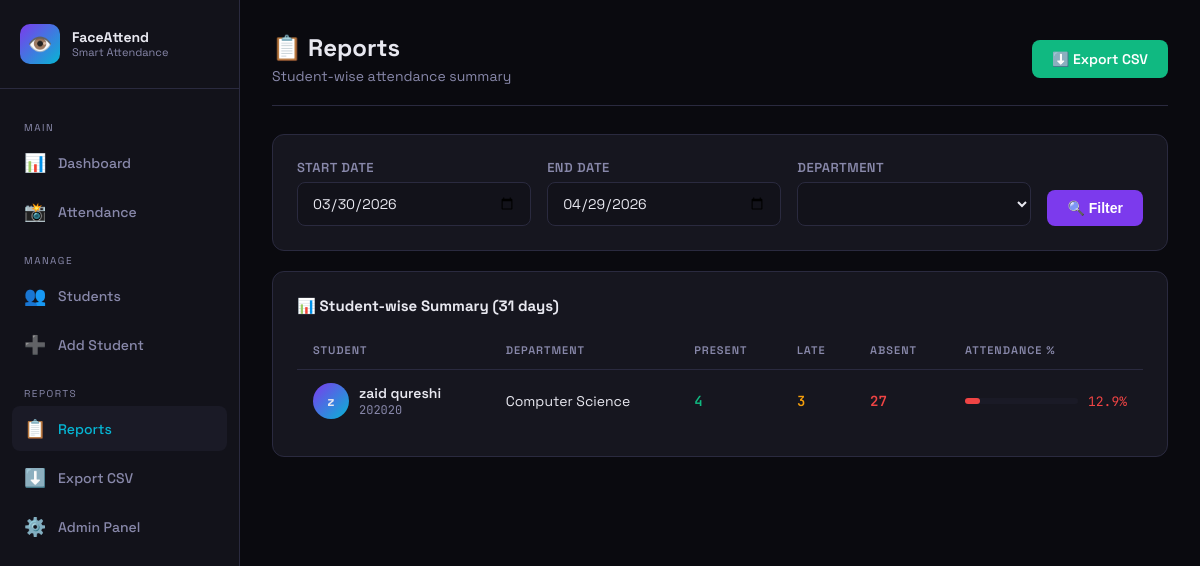
The page /reports/ on the database its author committed.
### attendance_app/models.py (models this page shows, shortened)
class Student(models.Model):
    student_id = models.CharField(max_length=20, unique=True, verbose_name="Student ID")
    name = models.CharField(max_length=100, verbose_name="Full Name")
    email = models.EmailField(blank=True, verbose_name="Email")
    department = models.CharField(max_length=100, blank=True, verbose_name="Department")
    phone = models.CharField(max_length=15, blank=True, verbose_name="Phone")
    photo = models.ImageField(upload_to='faces/', blank=True, null=True, verbose_name="Photo")
    face_encoding = models.TextField(blank=True, null=True)
    registered_at = models.DateTimeField(default=timezone.now)
    is_active = models.BooleanField(default=True)
    class Meta:
        ordering = ['name']
        verbose_name = "Student"
        verbose_name_plural = "Students"

### attendance_app/views.py (the view)
# urls.py: path('reports/', views.reports, name='reports'),
def reports(request):
    start_date = request.GET.get('start', str(date.today() - timedelta(days=30)))
    end_date = request.GET.get('end', str(date.today()))
    department = request.GET.get('department', '')
    try:
        start = datetime.strptime(start_date, '%Y-%m-%d').date()
        end = datetime.strptime(end_date, '%Y-%m-%d').date()
    except ValueError:
        start = date.today() - timedelta(days=30)
        end = date.today()
    records = AttendanceRecord.objects.filter(
        date__range=[start, end]
    ).select_related('student')
    if department:
        records = records.filter(student__department=department)
    students = Student.objects.filter(is_active=True)
    if department:
        students = students.filter(department=department)
    summary = []
    total_days = (end - start).days + 1
    for student in students:
        student_records = records.filter(student=student)
        present = student_records.filter(status__in=['present', 'late']).count()
        late = student_records.filter(status='late').count()
        percentage = round((present / total_days) * 100, 1) if total_days > 0 else 0
        summary.append({
            'student': student,
            'present': present,
            'late': late,
            'absent': total_days - present,
            'percentage': percentage,
        })
    departments = Student.objects.values_list('department', flat=True).distinct()
    context = {
        'summary': summary,
        'records': records.order_by('-date')[:50],
        'start_date': start_date,
        'end_date': end_date,
        'departments': departments,
        'selected_dept': department,
        'total_days': total_days,
    }
    return render(request, 'attendance_app/reports.html', context)

### attendance_app/templates/attendance_app/reports.html (shortened to what this page needs)
{% extends 'attendance_app/base.html' %}
{% block content %}
<div class="topbar">
  <div class="page-header" style="margin:0">
    <h1>📋 Reports</h1>
    <p>Student-wise attendance summary</p>
  </div>
  <a href="{% url 'export_csv' %}?start={{ start_date }}&end={{ end_date }}" class="btn btn-success">⬇️ Export CSV</a>
</div>
<div class="card" style="margin-bottom:20px;">
  <form method="get" style="display:flex;gap:16px;flex-wrap:wrap;align-items:flex-end;">
    <div class="form-group" style="margin:0;flex:1;min-width:140px;">
      <label>Start Date</label>
      <input type="date" name="start" value="{{ start_date }}">
    </div>
    <div class="form-group" style="margin:0;flex:1;min-width:140px;">
      <label>End Date</label>
      <input type="date" name="end" value="{{ end_date }}">
    </div>
    <div class="form-group" style="margin:0;flex:1;min-width:140px;">
      <label>Department</label>
      <select name="department">
        {% for d in departments %}
        <option value="{{ d }}" {% if d == selected_dept %}selected{% endif %}>{{ d }}</option>
        {% endfor %}
      </select>
    </div>
    <button type="submit" class="btn btn-primary">🔍 Filter</button>
  </form>
</div>
<div class="card">
  <h3 style="margin-bottom:16px;font-size:15px;">📊 Student-wise Summary ({{ total_days }} days)</h3>
  <div class="table-wrap">
    <table>
      <thead>
        <tr>
          <th>Student</th>
          <th>Department</th>
          <th>Present</th>
          <th>Late</th>
          <th>Absent</th>
          <th>Attendance %</th>
        </tr>
      </thead>
      <tbody>
        {% for item in summary %}
        <tr>
          <td>
            <div class="student-info">
              <div class="avatar">{{ item.student.name|first }}</div>
              <div>
                <div class="name">{{ item.student.name }}</div>
                <div class="id">{{ item.student.student_id }}</div>
              </div>
            </div>
          </td>
          <td>{{ item.student.department|default:"-" }}</td>
          <td style="color:var(--accent3);font-weight:600;font-family:'JetBrains Mono',monospace;">{{ item.present }}</td>
          <td style="color:var(--warn);font-weight:600;font-family:'JetBrains Mono',monospace;">{{ item.late }}</td>
          <td style="color:var(--danger);font-weight:600;font-family:'JetBrains Mono',monospace;">{{ item.absent }}</td>
          <td>
            <div style="display:flex;align-items:center;gap:10px;">
              <div style="flex:1;height:6px;background:var(--bg3);border-radius:3px;min-width:80px;">
                <div style="width:{{ item.percentage }}%;height:100%;border-radius:3px;background:{% if item.percentage >= 75 %}var(--accent3){% elif item.percentage >= 50 %}var(--warn){% else %}var(--danger){% endif %};"></div>
              </div>
              <span style="font-family:'JetBrains Mono',monospace;font-size:13px;
                color:{% if item.percentage >= 75 %}var(--accent3){% elif item.percentage >= 50 %}var(--warn){% else %}var(--danger){% endif %};">
                {{ item.percentage }}%
              </span>
            </div>
          </td>
        </tr>
        {% empty %}
        <tr><td colspan="6" style="text-align:center;color:var(--muted);padding:32px;">Koi data nahi mila</td></tr>
        {% endfor %}
      </tbody>
    </table>
  </div>
</div>
{% endblock %}

### attendance_app/templates/attendance_app/base.html (style rules this page uses)
:root { --bg: #0a0a0f; --bg2: #12121a; --bg3: #1a1a26; --card: #16161f; --border: #2a2a3f; --accent: #7c3aed; --accent2: #06b6d4; --accent3: #10b981; --warn: #f59e0b; --danger: #ef4444; --text: #e8e8f0; --muted: #8888aa; --radius: 12px; }
* { margin: 0; padding: 0; box-sizing: border-box; }
body { font-family: 'Space Grotesk', sans-serif; background: var(--bg); color: var(--text); min-height: 100vh; display: flex; }
.page-header { margin-bottom: 28px; }
.page-header h1 { font-size: 24px; font-weight: 700; }
.page-header p { color: var(--muted); font-size: 14px; margin-top: 4px; }
.card { background: var(--card); border: 1px solid var(--border); border-radius: var(--radius); padding: 24px; }
.table-wrap { overflow-x: auto; }
table { width: 100%; border-collapse: collapse; font-size: 14px; }
th { padding: 12px 16px; text-align: left; font-size: 11px; text-transform: uppercase; letter-spacing: 1px; color: var(--muted); border-bottom: 1px solid var(--border); font-weight: 600; }
td { padding: 13px 16px; border-bottom: 1px solid rgba(255,255,255,.04); }
tr:last-child td { border-bottom: none; }
.btn { display: inline-flex; align-items: center; gap: 8px; padding: 10px 20px; border-radius: 8px; font-size: 14px; font-weight: 600; cursor: pointer; text-decoration: none; border: none; transition: all .2s; }
.btn-primary { background: var(--accent); color: #fff; }
.btn-success { background: var(--accent3); color: #fff; }
.form-group { margin-bottom: 18px; }
label { display: block; font-size: 13px; font-weight: 600; color: var(--muted); margin-bottom: 6px; text-transform: uppercase; letter-spacing: .5px; }
input, select, textarea { width: 100%; padding: 11px 14px; background: var(--bg2); border: 1px solid var(--border); border-radius: 8px; color: var(--text); font-size: 14px; font-family: inherit; transition: border-color .2s; }
select option { background: var(--bg2); }
.topbar { display: flex; align-items: center; justify-content: space-between; margin-bottom: 28px; padding-bottom: 20px; border-bottom: 1px solid var(--border); }
.avatar { width: 36px; height: 36px; border-radius: 50%; background: linear-gradient(135deg, var(--accent), var(--accent2)); display: grid; place-items: center; font-size: 14px; font-weight: 700; flex-shrink: 0; }
.student-info { display: flex; align-items: center; gap: 10px; }
.student-info .name { font-weight: 600; font-size: 14px; }
.student-info .id { font-size: 12px; color: var(--muted); font-family: 'JetBrains Mono', monospace; }

### rows shown on the page
Student: student.name|first "z", student.name "zaid qureshi", student.student_id "202020", student.department "Computer Science", present "4", late "3", absent "27", percentage "12.9"

### other values the page prints
{{ total_days }} "31"
